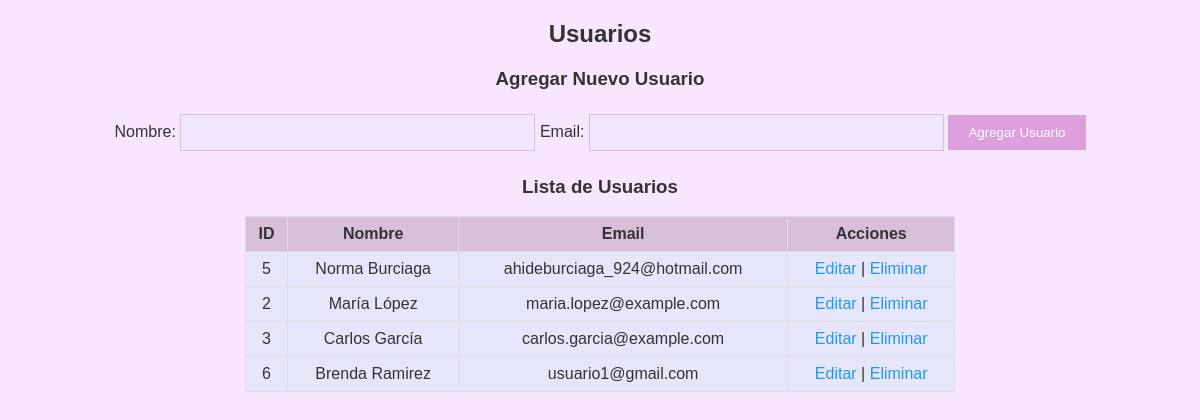
The page / on the database its author committed.
### tables this page shows
CREATE TABLE IF NOT EXISTS `usuarios` (
  `id` int UNSIGNED NOT NULL AUTO_INCREMENT,
  `nombre` varchar(50) NOT NULL,
  `email` varchar(50) NOT NULL,
  PRIMARY KEY (`id`),
  UNIQUE KEY `email` (`email`)
);

### index.php (the view, shortened to what this page needs)
<?php
$servername = "localhost";
$username = "root";
$password = "";
$database = "CRUD";
$conn = new mysqli($servername, $username, $password, $database);
$sql = "SELECT id, nombre, email FROM usuarios";
$result = $conn->query($sql);
?>
<!DOCTYPE html>
<html>
<head>
</head>
<body>
<h2>Usuarios</h2>
<h3>Agregar Nuevo Usuario</h3>
<form action="index.php" method="post">
    Nombre: <input type="text" name="nombre" required>
    Email: <input type="email" name="email" required>
    <input type="submit" name="agregar" value="Agregar Usuario">
</form>
<h3>Lista de Usuarios</h3>
<table>
    <tr>
        <th>ID</th>
        <th>Nombre</th>
        <th>Email</th>
        <th>Acciones</th>
    </tr>
    <?php
    if ($result->num_rows > 0) {
        while($row = $result->fetch_assoc()) {
            echo "<tr>";
            echo "<td>" . $row["id"] . "</td>";
            echo "<td>" . $row["nombre"] . "</td>";
            echo "<td>" . $row["email"] . "</td>";
            echo "<td><a href='editar.php?id=" . $row["id"] . "'>Editar</a> | <a href='eliminar.php?id=" . $row["id"] . "'>Eliminar</a></td>";
            echo "</tr>";
        }
    } else {
        echo "<tr><td colspan='4'>No hay usuarios registrados.</td></tr>";
    }
    ?>
</table>
</body>
</html>

### index.php (style rules this page uses)
body { font-family: Arial, sans-serif; text-align: center; background-color: #F8E6FF; color: #333; }
table { margin: 0 auto; border-collapse: collapse; width: 60%; background-color: #E6E6FA; }
th, td { border: 1px solid #ddd; padding: 8px; }
th { background-color: #D8BFD8; }
form { margin-bottom: 20px; }
input[type="text"], input[type="email"] { padding: 10px; margin: 5px 0; width: 30%; box-sizing: border-box; background-color: #F0E6FF; border: 1px solid #D8BFD8; }
input[type="submit"] { padding: 10px 20px; background-color: #DDA0DD; color: white; border: none; cursor: pointer; }
a { text-decoration: none; color: #2196F3; }

### rows shown on the page
usuarios: id "5", nombre "Norma Burciaga", email "ahideburciaga_924@hotmail.com"
usuarios: id "2", nombre "María López", email "maria.lopez@example.com"
usuarios: id "3", nombre "Carlos García", email "carlos.garcia@example.com"
usuarios: id "6", nombre "Brenda Ramirez", email "usuario1@gmail.com"
